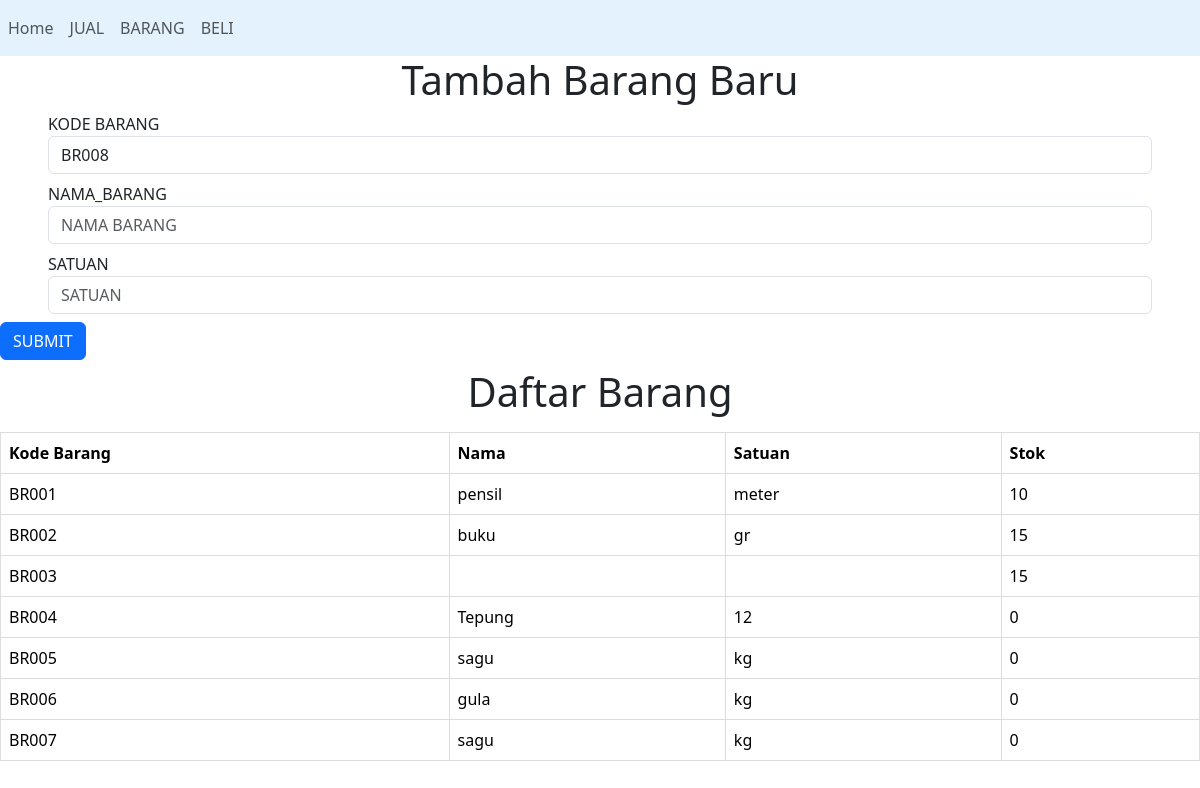
The page / on the database its author committed.
### tables this page shows
CREATE TABLE `tbl_brg` (
  `kode_brg` varchar(25) NOT NULL,
  `nama` varchar(50) NOT NULL,
  `satuan` varchar(25) NOT NULL,
  `stok` int(11) NOT NULL
);

### application/controllers/Barang.php (called while the page is built, shortened)
<?php
class Barang extends CI_Controller
{
    public function __construct()
    {
        $this->load->model('Jual_model');
        $this->load->model('Barang_model');
        $this->load->model('Beli_model');
        $this->load->helper('url');
    }
    public function index()
    {
        $data['barang'] = $this->Barang_model->get_all_barang();
        $data['get_brg'] = $this->Barang_model->get_brg();
        $this->load->view('home/header');
        $this->load->view('barang', $data);
        $this->load->view('home/footer');
    }
}

### index.php (called while the page is built, shortened)
<?php
require_once BASEPATH . 'core/CodeIgniter.php';

### application/models/Barang_model.php (called while the page is built, shortened)
<?php
class Barang_model extends CI_Model
{
    public function get_all_barang()
    {
        return $this->db->get('tbl_brg')->result();
    }
    public function get_brg()
    {
        $this->db->select('RIGHT(tbl_brg.kode_brg,3) as kodebrg', FALSE);
        $this->db->order_by('kodebrg', 'DESC');
        $this->db->limit(1);
        $query = $this->db->get('tbl_brg');
        if ($query->num_rows() <> 0) {
            $data = $query->row();
            $kode = intval($data->kodebrg) + 1;
        } else {
            $kode = 1;
        }
        $batas = str_pad($kode, 3, "0", STR_PAD_LEFT);
        $kodetampil = "BR" . $batas;
        return $kodetampil;
    }
}

### application/views/barang.php (the view)
<h1>Tambah Barang Baru</h1>
<form class="form-inline" action="<?= base_url('barang/tambah_barang') ?>" method="post">
    <div class="form-group mx-sm-5 mb-2">
        <label>KODE BARANG</label>
        <input type="text" name="kodebrg" class="form-control" id="formGroupExampleInput" value="<?php echo sprintf($get_brg) ?>" readonly>
    </div>
    <div class="form-group mx-sm-5 mb-2">
        <label>NAMA_BARANG</label>
        <input type="text" name="nama" class="form-control" id="formGroupExampleInput" placeholder="NAMA BARANG">
    </div>
    <div class="form-group mx-sm-5 mb-2"> <label>SATUAN</label>
        <input type="text" name="satuan" class="form-control" id="formGroupExampleInput2" placeholder="SATUAN">
    </div>
    <button type="submit" class="btn btn-primary mb-2">SUBMIT</button>
</form>
<h1>Daftar Barang</h1>
<table class="table">
    <thead class="thead-dark">
        <tr>
            <th scope="col">Kode Barang</th>
            <th scope="col">Nama</th>
            <th scope="col">Satuan</th>
            <th scope="col">Stok</th>
        </tr>
    </thead>
    <tbody>
        <?php foreach ($barang as $item) : ?>
            <tr>
                <td><?= $item->kode_brg ?></td>
                <td><?= $item->nama ?></td>
                <td><?= $item->satuan ?></td>
                <td><?= $item->stok ?></td>
            </tr>
        <?php endforeach; ?>
    </tbody>
</table>

### application/views/home/header.php (shortened to what this page needs)
<!DOCTYPE html>
<html lang="en">
<head>
    <link href="https://cdn.jsdelivr.net/npm/bootstrap@5.3.2/dist/css/bootstrap.min.css" rel="stylesheet">
    <link rel="stylesheet" type="text/css" href="<?= base_url() ?>style/style.css">
</head>
<body>
    <nav class="navbar navbar-expand-lg navbar-light " style="background-color: #e3f2fd;">
        <div class="collapse navbar-collapse" id="navbarNav">
            <ul class="navbar-nav">
                <li class="nav-item active">
                    <a class="nav-link" href="<?= base_url('welcome') ?>">Home</a>
                </li>
                <li class="nav-item">
                    <a class="nav-link" href="<?= base_url('jual') ?>">JUAL</a>
                </li>
                <li class="nav-item">
                    <a class="nav-link" href="<?= base_url('barang') ?>">BARANG</a>
                </li>
                <li class="nav-item">
                    <a class="nav-link" href="<?= base_url('beli') ?>">BELI</a>
                </li>
            </ul>
        </div>
    </nav>

### application/views/home/footer.php (shortened to what this page needs)
</body>
</html>

### style/style.css (style rules this page uses)
.form-group { margin-bottom: 1rem; }
table { width: 100%; margin-top: 1rem; border-collapse: collapse; }
table th, table td { border: 1px solid #ddd; padding: 8px; text-align: left; }
thead { background-color: #f2f2f2; }
h1 { text-align: center; }

### rows shown on the page
tbl_brg: kode_brg "BR001", nama "pensil", satuan "meter", stok "10"
tbl_brg: kode_brg "BR002", nama "buku", satuan "gr", stok "15"
tbl_brg: kode_brg "BR003", stok "15"
tbl_brg: kode_brg "BR004", nama "Tepung", satuan "12", stok "0"
tbl_brg: kode_brg "BR005", nama "sagu", satuan "kg", stok "0"
tbl_brg: kode_brg "BR006", nama "gula", satuan "kg", stok "0"
tbl_brg: kode_brg "BR007", nama "sagu", satuan "kg", stok "0"
